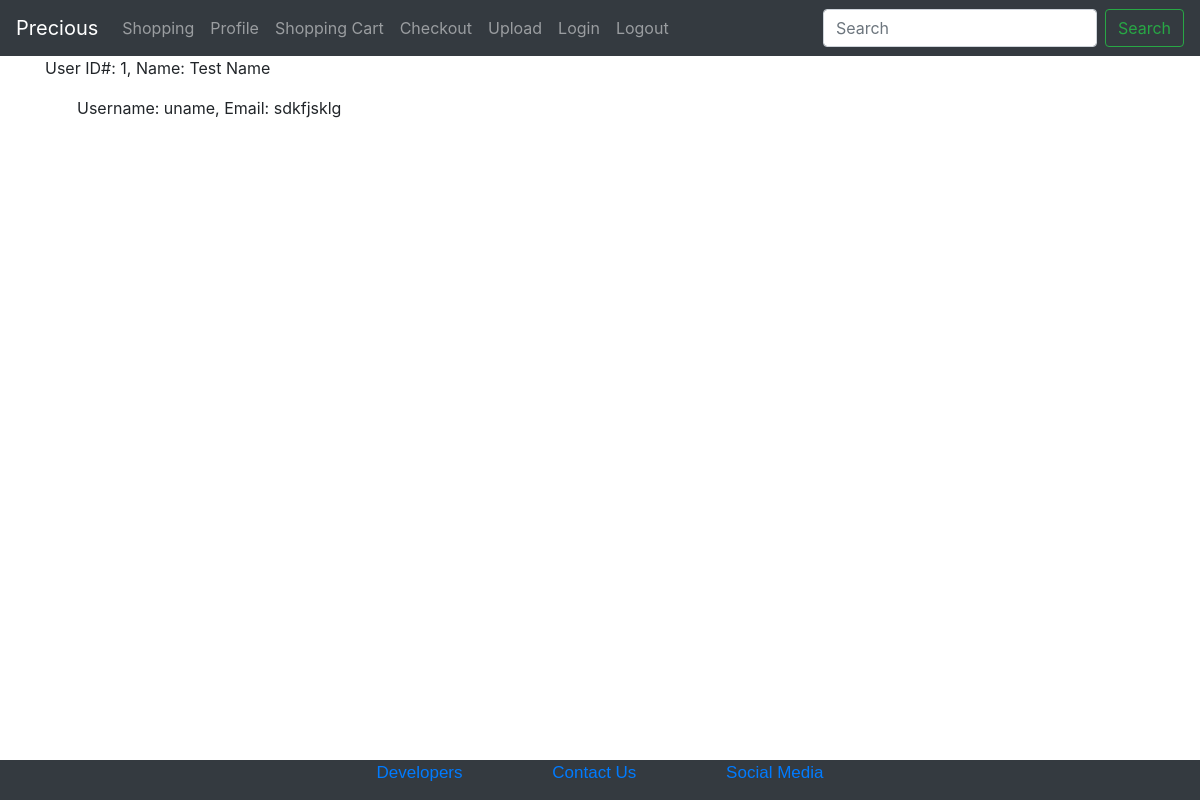
/viewUsers, run on an earlier commit of the app's database.
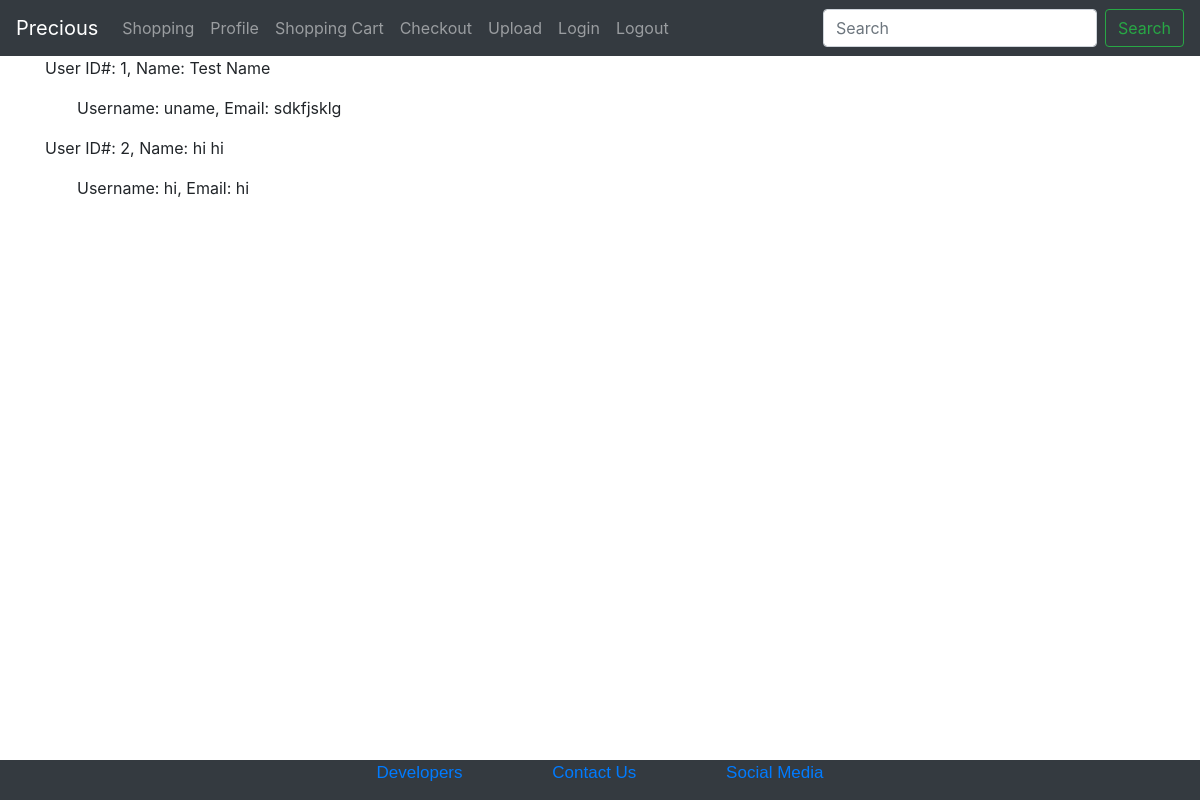
And on a later commit of the database.
### app.py (models this page shows, shortened)
class User(db.Model):
    userid = db.Column(db.Integer, primary_key=True, autoincrement=True)
    first_name = db.Column(db.String(45), nullable=False)
    last_name = db.Column(db.String(45), nullable=False)
    email = db.Column(db.String(255), unique=True, nullable=False)
    username = db.Column(db.String(45), nullable=False)
    password = db.Column(db.String(60), nullable=False)
    create_time = db.Column(db.DateTime, nullable=False, default=datetime.now())
    items = db.relationship('Item', backref='user', lazy=True)
    carts = db.relationship('Cart', backref='user', lazy=True)

### app.py (the view)
@app.route("/viewUsers")
def viewUsers():
    return render_template('viewUsers.html', values=User.query.all())

### templates/viewUsers.html (shortened to what this page needs)
<!DOCTYPE html>
<!DOCTYPE html>
{% extends "layout.html" %}
{% block content %}
<html lang="en">
<head>
</head>
<body>
        {% for user in values %}
            <p>User ID#: {{user.userid}}, Name: {{user.first_name}} {{user.last_name}}</p>
            <p>&emsp;&emsp;Username: {{user.username}}, Email: {{user.email}}</p>
        {% endfor %}
</body>
</html>
{% endblock content %}

### templates/layout.html (shortened to what this page needs)
<!DOCTYPE html>
<html>
<head>
<link rel="stylesheet" href="https://maxcdn.bootstrapcdn.com/bootstrap/4.0.0/css/bootstrap.min.css">
<link rel="stylesheet" href="{{ url_for('static', filename='css/style.css') }}">
</head>
<body>
<nav class="navbar navbar-expand-lg navbar-dark bg-dark">
    <a class="navbar-brand" href="{{ url_for('precious') }}">Precious</a>
    <div class="collapse navbar-collapse" id="navbarSupportedContent">
        <ul class="navbar-nav mr-auto">
            <li class="nav-item"><a class="nav-link" href="{{ url_for('shopping') }}">Shopping</a></li>
            <li class="nav-item"><a class="nav-link" href="{{ url_for('profile') }}">Profile</a></li>
            <li class="nav-item"><a class="nav-link" href="{{ url_for('upload_cart') }}">Shopping Cart</a></li>
            <li class="nav-item"><a class="nav-link" href="{{ url_for('uco') }}">Checkout</a></li>
            <li class="nav-item"><a class="nav-link" href="{{ url_for('upload_form') }}">Upload</a></li>
            <li class="nav-item"><a class="nav-link" href="{{ url_for('login') }}">Login</a></li>
            <li class="nav-item"><a class="nav-link" href="{{ url_for('logout') }}">Logout</a></li>
        </ul>
        <form class="form-inline my-2 my-lg-0">
            <input class="form-control mr-sm-2" type="search" placeholder="Search" aria-label="Search">
            <button class="btn btn-outline-success my-2 my-sm-0" type="submit">Search</button>
        </form>
    </div>
    <div class="footer">
        <a href=DevPage>Developers</a>
        <a class = "tab" href=contact>Contact Us</a>
        <a class = "tab" href=social>Social Media</a>
    </div>
</nav>
<div id="content" class="container">
{% block content %}
{% endblock %}
</div>
</body>
</html>

### templates/layout.html (style rules this page uses)
.footer { position:fixed; text-align: left; left: 0; bottom: 0; width: 100%; height: 40px; background-color: #343a40; color: black; text-align: center; font-family:'Trebuchet MS', 'Lucida Sans Unicode', 'Lucida Grande', 'Lucida Sans', Arial, sans-serif; font-size: 17px; }
.tab { margin-left: 5em; }

What changed in the data, as far as the page shows it:
added User: userid "2", first_name "hi", last_name "hi", username "hi", email "hi"
